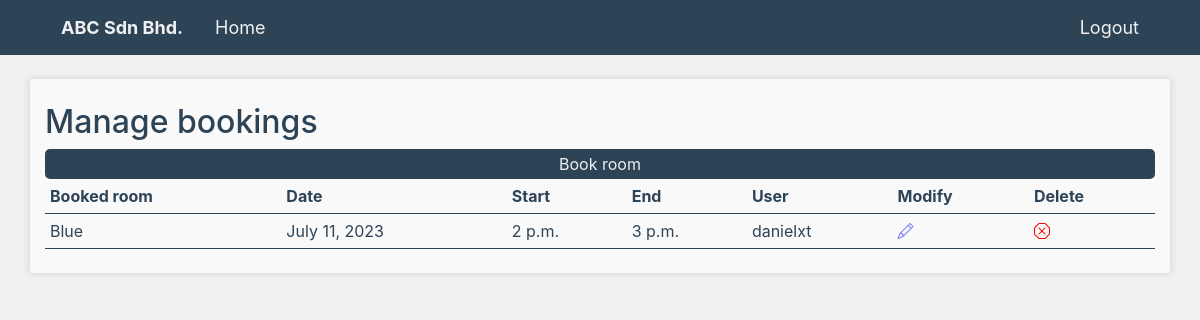
The page /bookingManagement/ (signed in) on the database its author committed.
### booking/models.py (models this page shows, shortened)
class RoomBooking(models.Model):
    roomName = models.ForeignKey('rooms.Room', on_delete=models.CASCADE)
    userName = models.ForeignKey(User, on_delete=models.CASCADE, default="", name="userName")
    date = models.DateField()
    start = models.TimeField()
    end = models.TimeField()
    class Meta:
        constraints = [
            models.CheckConstraint(check=Q(start__lte=F('end')), name='start_before_end')
        ]

### rooms/models.py (models this page shows)
class Room(models.Model):
    roomName = models.CharField(max_length=50, unique=True)
    capacity = models.IntegerField(default=0)
    createdAt = models.DateTimeField(auto_now_add=True)
    roomImage = models.ImageField(null=True, blank=True, upload_to='img/')
    def __str__(self):
        return self.roomName

### booking/views.py (the view)
# urls.py: path('', bookingManagementView, name='bookingManagement'),
def bookingManagementView(request):
    if request.user.is_staff:
        bookings = RoomBooking.objects.all()
    else:
        userName = User.objects.get(username=request.user.username)
        bookings = RoomBooking.objects.filter(userName = userName)
    context = {
        'roomBooking' : bookings.order_by("date", "start"),
    }
    return render(request, "bookingManagement.html", context)

### templates/bookingManagement.html (shortened to what this page needs)
{% extends 'base.html' %}
{% block content %}
{% if user.is_authenticated %}
    <br>
    <div class="container py-4 boxColor boxShadow">
        <h2>Manage
            bookings</h2>
        <button><a href="{% url 'roomBooking' %}">Book room</a></button>
                    <table class="dataTable">
                        <tr style="font-weight:bold">
                            <th>Booked room</th>
                            <th>Date</th>
                            <th>Start</th>
                            <th>End</th>
                            <th>User</th>
                            {% if user.is_staff %}
                            <th>Modify</th>
                            <th>Delete</th>
                            {% endif %}
                        </tr>
                        <tr>
                            {% for booking in roomBooking %}
                                <tr>
                                    <td>{{booking.roomName}}</td>
                                    <td>{{booking.date}}</td>
                                    <td>{{booking.start}}</td>
                                    <td>{{booking.end}}</td>
                                    <td>{{booking.userName}}</td>
                                    {% if user.is_staff %}
                                    <td><a href="modifyBooking/{{booking.id}}"><i class="bi bi-pencil"></i></a></td>
                                    <td><a href="deleteBooking/{{booking.id}}"><i class="bi bi-x-octagon"></i></a></td>
                                    {% endif %}
                                </tr>
                            {% endfor %}
                        </tr>
                    </table>
    </div>
{% else %}
<br>
<div class="container py-4 boxColor boxShadow">
    <p>You are not logged in.</p>
    <button><a href="{% url 'login' %}">Log In</a></button>
</div>
{% endif %}
{% endblock %}

### templates/base.html (style rules this page uses)
:root { --orange:#FF8551; --white:#f9f9f9; --offWhite:#f0f0f0; --buttonColor:var(--grey); --grey:#2D4356; --success:#7FFFD4; --fail:#ff7b95; }
body { background-color:var(--offWhite); color:var(--grey) }
a { color:var(--grey) }
.boxShadow { filter: drop-shadow(0px 0px 3px #cecece); border-radius:2px; }
.boxColor { background-color:var(--white); }
button { background-color:var(--buttonColor); border:2px solid var(--grey); border-radius:5px; width:100%; color:var(--offWhite) !important; }
button a { display:block; width:100%; color:var(--offWhite) !important; }
.bi-pencil { color:rgb(125, 125, 254); }
.bi-x-octagon { color:red; }
button a { color:var(--grey); }
.dataTable { width:100%; }
.dataTable td,th { padding:5px; }
.dataTable td { border-top:1px solid var(--grey); border-bottom:1px solid var(--grey); }

### templates/header.html (style rules this page uses)
a { text-decoration: none; }

### rows shown on the page
RoomBooking: roomName "Blue", date "July 11, 2023", start "2 p.m.", end "3 p.m.", userName "danielxt"
